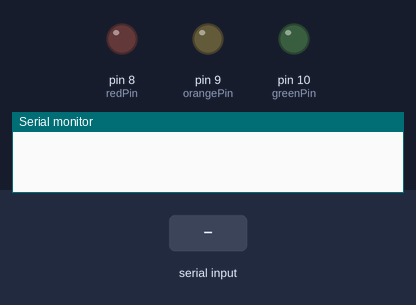
Simulated run of this program. Board: Arduino Uno, built with avr-gcc and run on an emulated ATmega328P. Parts: output pins drawn as LEDs (lit = HIGH), the last lines printed to the serial monitor. The inputs (shaded band) are chosen by the test bench.

Above: at 1.2 s.
1.3 s: "RED" received over Serial
At 2.7 s:
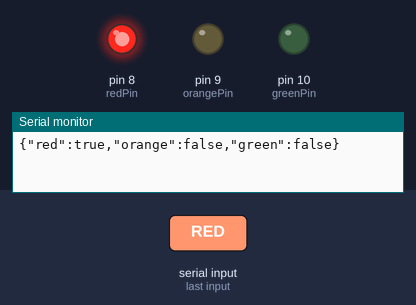
3.9 s: "ORANGE" received over Serial
At 6.0 s:
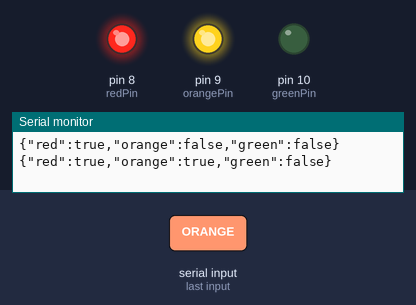
6.4 s: "GREEN" received over Serial
At 8.0 s:
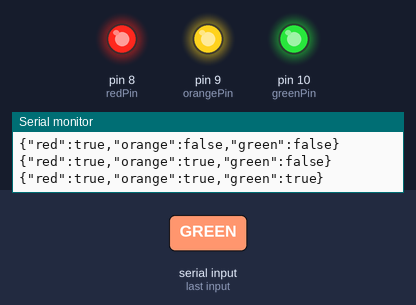
8.9 s: "RED" received over Serial
At 11.1 s:
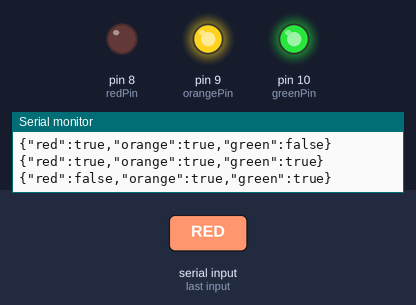
11.4 s: "ORANGE" received over Serial
At 13.2 s:
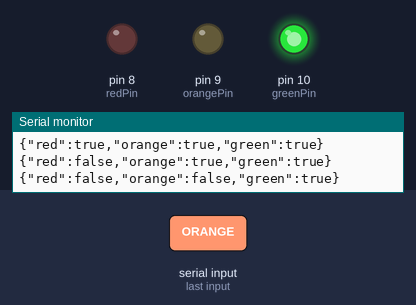
13.9 s: "ON" received over Serial
At 15.2 s:
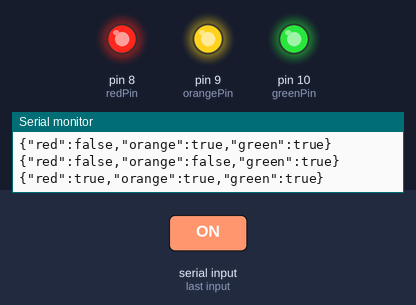
Timing chart, 0 to 16.9 s (numbered marks = the images above; inputs shaded):
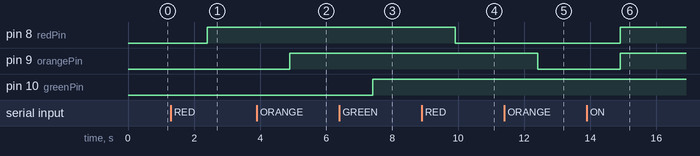

Measured:
- after the input at 1.3 s, pin 8 (redPin): LOW → HIGH after 1.1 s
- after the input at 3.9 s, pin 9 (orangePin): LOW → HIGH after 1.0 s
- after the input at 6.4 s, pin 10 (greenPin): LOW → HIGH after 1.0 s
- after the input at 8.9 s, pin 8 (redPin): HIGH → LOW after 1.0 s
- after the input at 11.4 s, pin 9 (orangePin): HIGH → LOW after 1.0 s
- after the input at 13.9 s, pin 8 (redPin), pin 9 (orangePin): LOW → HIGH after 1.0 s

The program:

main.cpp
```cpp
#include <Arduino.h>
#include <ArduinoJson.h> //https://arduinojson.org/

// Store pin information, adapt to the PWM pins used on the Arduino.
const int redPin = 8;
const int orangePin = 9;
const int greenPin = 10;

// Store the current state of LEDs
bool redState = false;
bool orangeState = false;
bool greenState = false;
bool blinkingState = false;

// Method to turn all LEDs off
void allOff()
{
  digitalWrite(redPin, LOW);
  redState = false;
  digitalWrite(orangePin, LOW);
  orangeState = false;
  digitalWrite(greenPin, LOW);
  greenState = false;
}

// Method to turn all LEDs on
void allOn()
{
  digitalWrite(redPin, HIGH);
  redState = true;
  digitalWrite(orangePin, HIGH);
  orangeState = true;
  digitalWrite(greenPin, HIGH);
  greenState = true;
}

// Method to blink all LEDS
void blinkOn()
{
  allOff();
  delay(1000);
  allOn();
}

// Method to toggle a pin
void toggle(int pin)
{
  switch (pin)
  {
  case redPin:
  {
    if (redState)
    {
      digitalWrite(redPin, LOW);
    }
    else
    {
      digitalWrite(redPin, HIGH);
    }
    redState = redState ? false : true;
    break;
  }
  case greenPin:
  {
    if (greenState)
      digitalWrite(greenPin, LOW);
    else
      digitalWrite(greenPin, HIGH);
    greenState = greenState ? false : true;
    break;
  }
  case orangePin:
  {
    if (orangeState)
      digitalWrite(orangePin, LOW);
    else
      digitalWrite(orangePin, HIGH);
    orangeState = orangeState ? false : true;

    break;
  }
  default:
    break;
  }
}

// the setup code that sets up pins, runs once when the board is powered on
void setup()
{
  Serial.begin(9600); // opens serial port, sets data rate to 9600 bps
  pinMode(redPin, OUTPUT);
  pinMode(orangePin, OUTPUT);
  pinMode(greenPin, OUTPUT);
}

void loop()
{
  // send data only when you receive data:
  if (Serial.available() > 0)
  {
    String input = Serial.readString();
    input.trim();
    input.toUpperCase();

    if (input.equals("RED"))
      toggle(redPin);
    else if (input.equals("ORANGE"))
      toggle(orangePin);
    else if (input.equals("GREEN"))
      toggle(greenPin);
    else if (input.equals("OFF"))
      allOff();
    else if (input.equals("ON"))
      allOn();
    else if (input.equals("BLINKON")){
      allOff();
      blinkingState = true;
    }
    else if (input.equals("BLINKOFF"))
      blinkingState = false;
    else
      Serial.println("Error 1: No mapping for input: " + input);

    DynamicJsonDocument doc(500);

    // Add values in the document
    doc["red"] = redState;
    doc["orange"] = orangeState;
    doc["green"] = greenState;

    // Generate the minified JSON and send it to the Serial port.
    serializeJson(doc, Serial);
    Serial.println(); //important
  }

  if(blinkingState){
    blinkOn();
  }
  delay(100);
}
```
